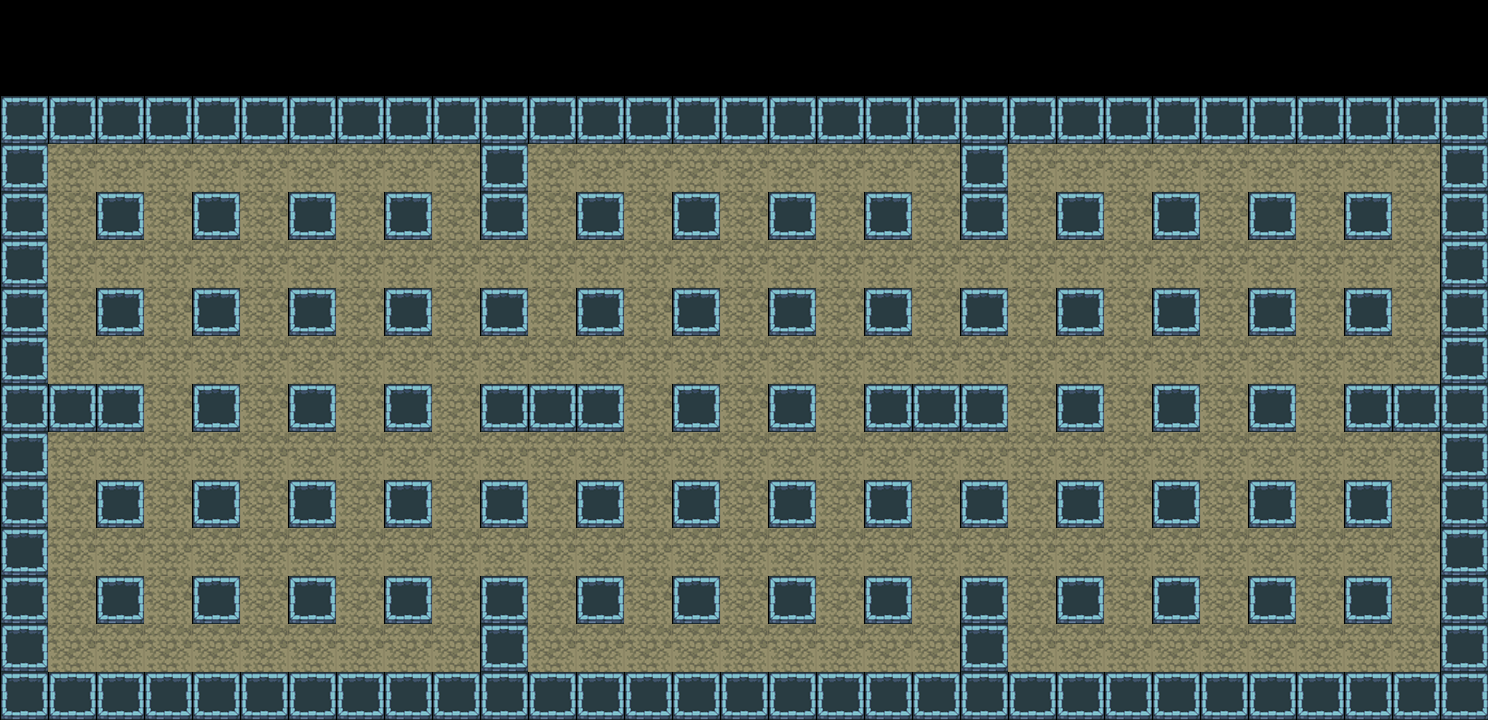

Rendered tile map (Tiled .tmx) drawn with the repository's tilesets; below, a short description and the map source with its tile grids summarised:
An orthogonal 31x15 tile map with 48x48 px tiles, 1 tile layer (Tile Layer 1) and 167 objects (78x wall, 63x brick, 4x flamePassItem, 4x oneal_e, 4x around_wall, ...).

<map version="1.5" tiledversion="1.7.2" orientation="orthogonal" renderorder="right-down" width="31" height="15" tilewidth="48" tileheight="48" infinite="0" nextlayerid="8" nextobjectid="610">
 <tileset firstgid="1" name="classic" tilewidth="48" tileheight="48" tilecount="256" columns="16">
  <image source="classic.png" trans="ff00ff" width="768" height="768" />
 </tileset>
 <layer id="1" name="Tile Layer 1" width="31" height="15" locked="1">
  <data>[465 cells, 403 non-empty, 2 distinct tile ids]</data>
 </layer>
 <objectgroup id="3" name="Items">
  <object id="154" name="Item" type="flamePassItem" x="246" y="150" width="36" height="36" />
  <object id="156" name="Item" type="speedItem" x="486" y="534" width="36" height="36" />
  <object id="157" name="Item" type="speedItem" x="918" y="438" width="36" height="36" />
  <object id="158" name="Item" type="flameItem" x="1254" y="246" width="36" height="36" />
  <object id="160" name="Item" type="bombsItem" x="726" y="150" width="36" height="36" />
  <object id="161" name="Item" type="bombsItem" x="246" y="486" width="36" height="36" />
  <object id="162" name="Item" type="flamePassItem" x="54" y="630" width="36" height="36" />
  <object id="163" name="Item" type="flamePassItem" x="534" y="342" width="36" height="36" />
  <object id="164" name="Item" type="flamePassItem" x="726" y="582" width="36" height="36" />
  <object id="159" name="Item" type="flameItem" x="1062" y="630" width="36" height="36" />
  <object id="599" name="Item" type="portal" x="246" y="342" width="36" height="36" />
 </objectgroup>
 <objectgroup id="6" name="Bricks">
  <object id="528" name="brick" type="brick" x="48" y="624" width="48" height="48">
   <ellipse />
  </object>
  <object id="530" name="brick" type="brick" x="240" y="480" width="48" height="48">
   <ellipse />
  </object>
  <object id="531" name="brick" type="brick" x="240" y="144" width="48" height="48">
   <ellipse />
  </object>
  <object id="532" name="brick" type="brick" x="528" y="336" width="48" height="48">
   <ellipse />
  </object>
  <object id="533" name="brick" type="brick" x="480" y="528" width="48" height="48">
   <ellipse />
  </object>
  <object id="534" name="brick" type="brick" x="720" y="576" width="48" height="48">
   <ellipse />
  </object>
  <object id="535" name="brick" type="brick" x="912" y="432" width="48" height="48">
   <ellipse />
  </object>
  <object id="536" name="brick" type="brick" x="720" y="144" width="48" height="48">
   <ellipse />
  </object>
  <object id="537" name="brick" type="brick" x="1056" y="624" width="48" height="48">
   <ellipse />
  </object>
  <object id="539" name="brick" type="brick" x="1248" y="240" width="48" height="48">
   <ellipse />
  </object>
  <object id="540" name="brick" type="brick" x="48" y="240" width="48" height="48">
   <ellipse />
  </object>
  <object id="541" name="brick" type="brick" x="144" y="144" width="48" height="48">
   <ellipse />
  </object>
  <object id="542" name="brick" type="brick" x="96" y="240" width="48" height="48">
   <ellipse />
  </object>
  <object id="543" name="brick" type="brick" x="144" y="240" width="48" height="48">
   <ellipse />
  </object>
  <object id="544" name="brick" type="brick" x="48" y="432" width="48" height="48">
   <ellipse />
  </object>
  <object id="545" name="brick" type="brick" x="144" y="528" width="48" height="48">
   <ellipse />
  </object>
  <object id="546" name="brick" type="brick" x="240" y="336" width="48" height="48">
   <ellipse />
  </object>
  <object id="547" name="brick" type="brick" x="336" y="240" width="48" height="48">
   <ellipse />
  </object>
  <object id="548" name="brick" type="brick" x="432" y="432" width="48" height="48">
   <ellipse />
  </object>
  <object id="549" name="brick" type="brick" x="384" y="624" width="48" height="48">
   <ellipse />
  </object>
  <object id="550" name="brick" type="brick" x="432" y="624" width="48" height="48">
   <ellipse />
  </object>
  <object id="551" name="brick" type="brick" x="384" y="528" width="48" height="48">
   <ellipse />
  </object>
  <object id="552" name="brick" type="brick" x="240" y="624" width="48" height="48">
   <ellipse />
  </object>
  <object id="553" name="brick" type="brick" x="624" y="240" width="48" height="48">
   <ellipse />
  </object>
  <object id="554" name="brick" type="brick" x="480" y="336" width="48" height="48">
   <ellipse />
  </object>
  <object id="555" name="brick" type="brick" x="576" y="336" width="48" height="48">
   <ellipse />
  </object>
  <object id="556" name="brick" type="brick" x="528" y="288" width="48" height="48">
   <ellipse />
  </object>
  <object id="558" name="brick" type="brick" x="528" y="480" width="48" height="48">
   <ellipse />
  </object>
  <object id="559" name="brick" type="brick" x="528" y="528" width="48" height="48">
   <ellipse />
  </object>
  <object id="560" name="brick" type="brick" x="720" y="336" width="48" height="48">
   <ellipse />
  </object>
  <object id="561" name="brick" type="brick" x="720" y="288" width="48" height="48">
   <ellipse />
  </object>
  <object id="562" name="brick" type="brick" x="672" y="144" width="48" height="48">
   <ellipse />
  </object>
  <object id="563" name="brick" type="brick" x="768" y="144" width="48" height="48">
   <ellipse />
  </object>
  <object id="564" name="brick" type="brick" x="720" y="480" width="48" height="48">
   <ellipse />
  </object>
  <object id="565" name="brick" type="brick" x="816" y="432" width="48" height="48">
   <ellipse />
  </object>
  <object id="566" name="brick" type="brick" x="960" y="336" width="48" height="48">
   <ellipse />
  </object>
  <object id="567" name="brick" type="brick" x="912" y="240" width="48" height="48">
   <ellipse />
  </object>
  <object id="568" name="brick" type="brick" x="864" y="240" width="48" height="48">
   <ellipse />
  </object>
  <object id="569" name="brick" type="brick" x="816" y="240" width="48" height="48">
   <ellipse />
  </object>
  <object id="570" name="brick" type="brick" x="912" y="144" width="48" height="48">
   <ellipse />
  </object>
  <object id="571" name="brick" type="brick" x="912" y="576" width="48" height="48">
   <ellipse />
  </object>
  <object id="572" name="brick" type="brick" x="1008" y="528" width="48" height="48">
   <ellipse />
  </object>
  <object id="573" name="brick" type="brick" x="1056" y="336" width="48" height="48">
   <ellipse />
  </object>
  <object id="574" name="brick" type="brick" x="1104" y="240" width="48" height="48">
   <ellipse />
  </object>
  <object id="596" name="brick" type="brick" x="1200" y="384" width="48" height="48">
   <ellipse />
  </object>
  <object id="597" name="brick" type="brick" x="1152" y="528" width="48" height="48">
   <ellipse />
  </object>
  <object id="598" name="brick" type="brick" x="1200" y="192" width="48" height="48">
   <ellipse />
  </object>
  <object id="575" name="brick" type="brick" x="1104" y="480" width="48" height="48">
   <ellipse />
  </object>
  <object id="576" name="brick" type="brick" x="1104" y="432" width="48" height="48">
   <ellipse />
  </object>
  <object id="577" name="brick" type="brick" x="1104" y="384" width="48" height="48">
   <ellipse />
  </object>
  <object id="578" name="brick" type="brick" x="1152" y="624" width="48" height="48">
   <ellipse />
  </object>
  <object id="579" name="brick" type="brick" x="1008" y="624" width="48" height="48">
   <ellipse />
  </object>
  <object id="581" name="brick" type="brick" x="1248" y="528" width="48" height="48">
   <ellipse />
  </object>
  </objectgroup>
 <objectgroup id="2" name="Walls">
  <!-- 93 objects omitted --></objectgroup>
 <objectgroup id="7" name="Enemies" locked="1">
  <!-- 14 objects omitted --></objectgroup>
 <objectgroup id="4" name="Around Walls" locked="1">
  <!-- 4 objects omitted --></objectgroup>
</map>
<!-- 103 of 167 objects omitted -->